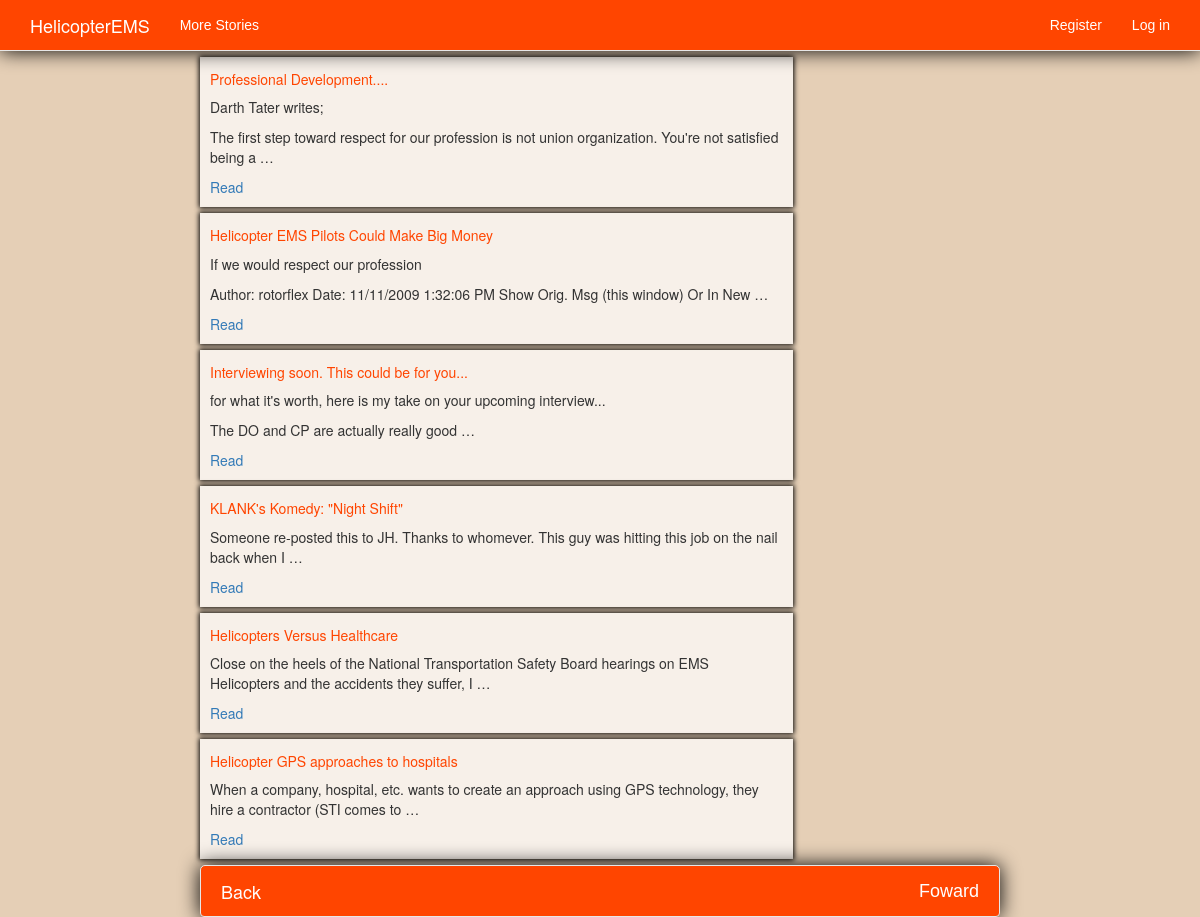
Page /topics/ on the committed database.
### hems_blog/models.py (models this page shows, shortened)
class Topic(models.Model):
	text=models.TextField(max_length=100000)
	title=models.CharField(max_length=120)
	video=models.TextField(max_length=10000)
	image = models.FileField(null=True, blank=True)
	date_added=models.DateTimeField(auto_now=False, auto_now_add=True)

### hems_blog/views.py (the view)
# urls.py: url(r'^topics/$', views.topics, name='topics'),
def topics(request):
	topics=Topic.objects.order_by('-date_added')
	context={'topics':topics}
	return render(request, 'hems_blog/topics.html', context)

### hems_blog/templates/hems_blog/topics.html (shortened to what this page needs)
{% extends "hems_blog/base.html" %}
{% block content %}
<div class="row topics_row">
        <div class="col-lg-9 col-sm-8 col-xs-12">
	    {% for topic in topics|slice:"4:10" %}
            <div class="container-fluid topics_panels">
					<h5>
						{{topic.title}}
					</h5>
					<p style="text-align: justify; ">
						{{topic.text|linebreaks|truncatewords:20}}
					</p>
					<a href="{% url 'hems_blog:topic' topic.id %}">
						Read
					</a>
            </div>
	    {% empty %}
            <ul>
                    <li>
				        No more stories.
			        </li>
            </ul>
	    {% endfor %}
        </div>
</div>
<nav class="navbar navbar-default navbar-static-bottom topics_bottom_nav"
     style="">
        <div class="navbar-header">
                <a class="navbar-brand"  href="{% url 'hems_blog:topics' %}" style="margin-right:30px;">
                       Back
                </a>
        </div>
        <div id="navbar2" class="navbar-collapse collapse">
                <ul class="nav navbar-nav navbar-right">
                        <li>
                                <a  class="navbar-brand" href="{% url 'hems_blog:topics' %}">
                                        Foward
                                </a>
                        </li>
                </ul>
        </div>
</nav>
{% endblock content %}

### hems_blog/templates/hems_blog/base.html (shortened to what this page needs)
{% load bootstrap3 %}
<!DOCTYPE html>
<html lang="en">
	<head>
		{% bootstrap_css%}
	</head>
	<body
style="background-color:#E5CFB6;">
		<nav class="navbar navbar-default navbar-fixed-top" style="padding:0px 5px 0px 5px;">
			<div class="container"  style="background-color:orangered;">
				<div class="navbar-header">
					<a class="navbar-brand" href="{% url 'hems_blog:index' %}">
						HelicopterEMS
					</a>
				</div>
				<div id="navbar" class="navbar-collapse collapse">
					<ul class="nav navbar-nav ">
						<li >
							<a   href="{% url 'hems_blog:topics' %}">
								More Stories
							</a>
						</li>
					</ul>
					<ul class="nav navbar-nav navbar-right">
						{% if user.is_authenticated %}
						{% if request.user.is_superuser %}
						<li><a href="{% url 'admin:index' %}">Admin Site</a><li>
							{% endif %}
							<li >
								<a>
									Hello, {{ user.username }}.
								</a>
							</li>
							<li>
								<a href="{% url 'users:logout' %}">
									Log out
								</a>
							</li>
						{% else %}
							<li>
								<a href="{% url 'users:register' %}">
									Register
								</a>
							</li>
							<li >
								<a href="{% url 'users:login' %}">
									Log in</a>
							</li>
						{% endif %}
					</ul>
				</div>
			</div>
		</nav>
			<div class="container" style="width:100%; height:100%; padding-top:0px; ">
			<div style="padding-top:0px; ">
			<div class="row"   >
 <div class="col-lg-offset-2 col-md-10 col-md-offset-1 col-sm-offset-1 col-lg-8 col-sm-10 col-xs-12" style="padding-left:0px;padding-right:0px;">
{% block content %}{% endblock content %}
			</div>
			</div>
			</div>
			</div>
	</body>
</html>

### hems_blog/templates/hems_blog/base.html (style rules this page uses)
html { height: 100%; }
.navbar { margin-bottom:0px; -webkit-box-shadow:0px 0px 20px #000; }
.navbar-default { background-color:orangered; padding-bottom:0px; }
.navbar-default .navbar-brand { color: #FFF; }
.navbar-default .navbar-nav { color:#FFF; font-family:Verdana,Geneva,Tahoma,Arial,Helvetica,sans-serif; }
.navbar-default .navbar-nav > li> a { color:#FFF; }
body {  background-color:#F0C797; background-repeat: no-repeat; background-position: center center; background-attachment: fixed; -webkit-background-size: cover; -moz-background-size:cover; -o-background-size:cover; background-size: cover; margin: 0; padding: 0; font-family: "Helvetica Neue",Helvetica,Arial,sans-serif; }
.container-fluid { margin-top:0px; margin-bottom:0px; padding-right:0px; padding-left:0px; text-align:center; }

### hems_blog/templates/hems_blog/topics.html (style rules this page uses)
.topics_row { margin-top:1px; }
.topics_bottom_nav { border-top-left-radius:5px; border-top-right-radius:5px; padding:0px 5px 0px 5px; margin-bottom:0px; margin-top:5px; }
.topics_row { padding:50px 0px 0px 0px }
.topics_panels { text-align:left; background-color:rgba(255,255,255, 0.7); margin:6px 0px 1px 0px; box-shadow:0px 0px 5px 1px #000; padding:5px 10px 10px 10px; }
h5 { color:orangered; }

### rows in the picture
Topic: title "Professional Development....", text "Darth Tater writes; The first step toward respect for our profession is not union organization. You're not satisfied being a …"
Topic: title "Helicopter EMS Pilots Could Make Big Money", text "If we would respect our profession Author: rotorflex Date: 11/11/2009 1:32:06 PM Show Orig. Msg (this window) Or In New …"
Topic: title "Interviewing soon. This could be for you...", text "for what it's worth, here is my take on your upcoming interview... The DO and CP are actually really good …"
Topic: title "KLANK's Komedy: \"Night Shift\"", text "Someone re-posted this to JH. Thanks to whomever. This guy was hitting this job on the nail back when I …"
Topic: title "Helicopters Versus Healthcare", text "Close on the heels of the National Transportation Safety Board hearings on EMS Helicopters and the accidents they suffer, I …"
Topic: title "Helicopter GPS approaches to hospitals", text "When a company, hospital, etc. wants to create an approach using GPS technology, they hire a contractor (STI comes to …"
